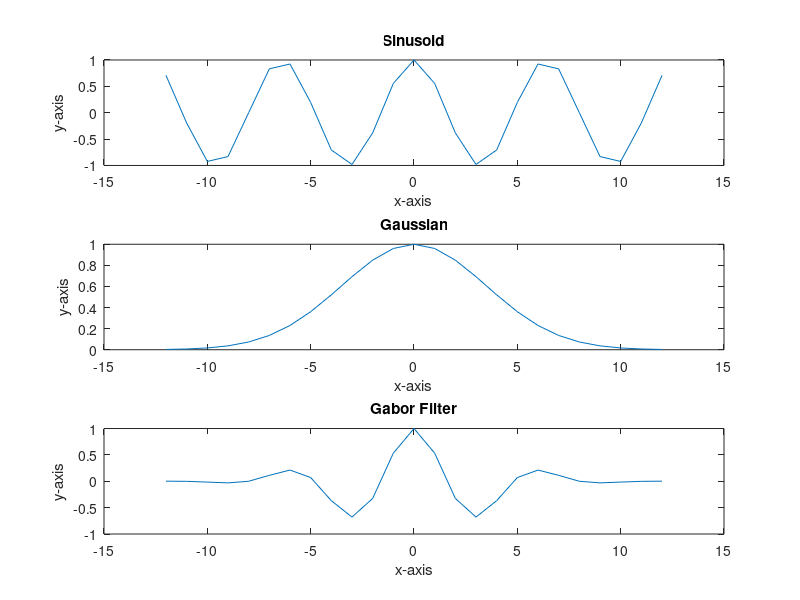

MATLAB code for this plot: (Note: this script raises an error after producing the figure.)
%% HW # 3 - Question 3 - Math Tools - Matthew DeVerna

%% Question 3: Gabor Filter.

% The response properties of neurons in the primary visual cortex (V1) are
% often described using linear filters. We'll examine a one-dimensional
% cross-section of the most common choice, known as a "Gabor filter".

%% (A) Create and Describe a One-Dimensional Gabor Filter

% Create a one-dimensional linear filter that is a product of a Gaussian
% and a sinusoid, exp((-n^2)/(2*sigma^2))cos(omega*n).

n = 25                          ; % Set samples
x = linspace(-12,12,25)         ; % Create the x-axis domain
sigma = 3.5                     ; 
omega = 2*pi*(10/64)            ;  

% Create the sinusoid
gauss = exp(-((x.^2)/(2*sigma^2)))  ;
sinusoid = cos(omega * x)           ;

% Create the gabor filter
gaborFilter = gauss.* sinusoid ;

figure ;
% Plot the sinusoid
subplot(3,1,1)
plot(x, sinusoid)
title('Sinusoid')
xlabel('x-axis')
ylabel('y-axis')

% Plot the Gaussian distribution
subplot(3,1,2)
plot(x, gauss)
title('Gaussian')
xlabel('x-axis')
ylabel('y-axis')

% Plot the Gabor Filter
subplot(3,1,3)
plot(x, gaborFilter)
title('Gabor Filter')
xlabel('x-axis')
ylabel('y-axis')
sgtitle('Building a One-D Gabor Filter: The Product of a Gaussian and a Sinusoid')

GaborFilterVisualCheck = {'Looking Good!'}

%% Plot the Fourier Transformation of this Filter

% What kind of filter is this?

Filter_Type = {'This is a bandpass filter which is most responsive to sinusoids at a'
                'frequency of ten cycles per sample. This can be seen in the max amplitude'
                'of the fourier transformed gabor filter. This comes from the sinusoid'
                'which has a k value that equals 10 (from 10/64 when creating omega).'}

            
N = 64                                          ;       
gaborFourier = abs(fft(gaborFilter,N))          ;
centered_gaborFourier = fftshift(gaborFourier)  ;
fourier_x = -N/2 : N/2-1                        ;     

figure ;
stem(fourier_x, centered_gaborFourier, 'filled', '-.')  ; % fftshift to center around zero
title('Gabor Fourier Amplitudes')                       ;
xlabel('Frequency')                                     ;
ylabel('Amplitude')                                     ;


%% Why does it have this shape? How is the shape related to the chosen parameters?

GaborShape = {'The gabor filter is the product of the sinusoid and the gaussian'
                'distribution. Having said that, the amplitudes found in the Fourier'
                'transformed Gabor plot are defined by the omega and sigma parameters'
                'above.'
                'Omega/Frequency:'
                'If you change the frequency of omega by changing: '
                '10 --to--> 15 (increasing) or 10 --to--> 5 (decreasing) you will be'
                'moving the "passing" frequencies closer together or further apart,'
                'respectively.'
                'Sigma/Gaussian Width:'
                'If you change the width of the gaussian by changing:'
                '3.5 --to--> 1 (reducing) or 3.5 --to--> 5 (increasing) you will be'
                'allowing more or less frequencies to "pass through", respectively.'
                'Specifically, reducing the gaussian width, will increase the range of'
                'frequencies allowed through; both below and above zero, moving away from'
                'the center of each passing frequency distribution. I.e. the width of '
                '"passing" distributions is increased or decreased, respectively.'
                'Additionally, a skinner gaussian will produce lower amplitudes while a'
                'fat one will produce higher amplitudues.'
                ' '
                'See the below plots for a visualization of these effects.'}

%% Plotting With Different Parameters

% Create New Parameters
skinny_gauss_sigma = 1          ;
fat_gauss_sigma = 5             ;
low_freq_omega = 2*pi*(5/64)    ;  
high_freq_omega = 2*pi*(20/64)  ; 

% ~~~~~~~~~~Low Frequency~~~~~~~~~~~%
low_freq_gauss = exp(-((x.^2)/(2*sigma^2)))                 ;
low_freq_sinusoid = cos(low_freq_omega * x)                 ;
low_freq_gaborFilter = low_freq_gauss.* low_freq_sinusoid   ;
low_freq_gaborFourier = abs(fft(low_freq_gaborFilter,64))   ;
% ~~~~~~~~~~High Frequency~~~~~~~~~%
% Create the high freq sinusoid
high_freq_gauss = exp(-((x.^2)/(2*sigma^2)))                    ;
high_freq_sinusoid = cos(high_freq_omega * x)                   ;
high_freq_gaborFilter = high_freq_gauss.* high_freq_sinusoid    ;
high_freq_gaborFourier = abs(fft(high_freq_gaborFilter,64))     ;
% ~~~~~~~~~Fat Gaussian~~~~~~~~~~~%
fat_gauss = exp(-((x.^2)/(2*fat_gauss_sigma^2)))            ;
fat_gauss_sinusoid = cos(omega * x)                         ;
fat_gauss_gaborFilter = fat_gauss.* fat_gauss_sinusoid      ;
fat_gauss_gaborFourier = abs(fft(fat_gauss_gaborFilter,64)) ;
% ~~~~~~~~~Skinny Gaussian~~~~~~~~~~~%
skinny_gauss = exp(-((x.^2)/(2*skinny_gauss_sigma^2)))              ;
skinny_gauss_sinusoid = cos(omega * x)                              ;
skinny_gauss_gaborFilter = skinny_gauss.* skinny_gauss_sinusoid     ;
skinny_gauss_gaborFourier = abs(fft(skinny_gauss_gaborFilter,64))   ;

figure ;
subplot(2,2,1) 
stem(fourier_x, low_freq_gaborFourier, 'r', 'filled')         ;
title('Low Frequency Gabor Fourier Amplitudes')     ;   
xlabel('Frequency')                                 ;
ylabel('Amplitude')                                 ;

subplot(2,2,3)
stem(fourier_x, high_freq_gaborFourier, 'r', 'filled')        ;
title('High Frequency Gabor Fourier Amplitudes')    ;
xlabel('Frequency')                                 ;
ylabel('Amplitude')                                 ;

subplot(2,2,2)
stem(fourier_x, fat_gauss_gaborFourier, 'b', 'filled')        ;
title('Fat Gaussian Gabor Fourier Amplitudes')      ;
xlabel('Frequency')                                 ;
ylabel('Amplitude')                                 ;

subplot(2,2,4)
stem(fourier_x, skinny_gauss_gaborFourier, 'b', 'filled')                         ;
title('Skinny Gaussian Gabor Fourier Amplitudes')                       ;
xlabel('Frequency')                                                     ;
ylabel('Amplitude')                                                     ;
sgtitle('Effect of Altering the Parameters of Sinusoid and Gaussian')   ;

%% (B/C) Find the Frequency that Produces the Largest Amplitudes

% To do this we will find the max value of the Fourier transformed Gabor
% filter and utilize that band frequency to create a new sinusoid by
% altering omega.

maxAmplitude = max(centered_gaborFourier) ;
high_resp_freq = fourier_x(centered_gaborFourier == maxAmplitude) ;
high_resp_freq(1) = [] ;

quarter_percent = maxAmplitude*.25 

% This gives you a value of 1.0961 - within the fourier domain, we can see
% that the closest frequency value we can get to this is at 15 and 5,
% giving us values of 1.001. We also find a period of 6.4 cycles per sample
% for frequency where k = 10.

maxAmplitudePeriod = 1/(high_resp_freq/64) 

% These are the "k" values for our new omegas created below
lowFreq = 5     ;
highFreq = 15   ;

% Create new omegas
lowFreq_omega = 2*pi*(lowFreq/64)               ;
midFreq_omega = 2*pi*(high_resp_freq/64)        ;  
highFreq_omega = 2*pi*(highFreq/64)             ;

% Pop 'em into the cosine with x
lowFreq_sinusoid = cos(lowFreq_omega * x)       ;
midFreq_sinusoid = cos(midFreq_omega * x)       ;
highFreq_sinusoid = cos(highFreq_omega * x)     ;

% Take our amplitudes
low_fourier_amps = abs(fft(conv(gaborFilter, lowFreq_sinusoid , 'same'), 64))   ;
mid_fourier_amps = abs(fft(conv(gaborFilter, midFreq_sinusoid , 'same'), 64))   ;
high_fourier_amps = abs(fft(conv(gaborFilter, highFreq_sinusoid , 'same'), 64)) ;

% Center these around the DC
centered_low = fftshift(low_fourier_amps)   ;
centered_mid = fftshift(mid_fourier_amps)   ;
centered_high = fftshift(high_fourier_amps) ;

% Plot
figure
subplot(1,3,1)
stem(fourier_x, centered_low, 'b', 'filled')    ; % Low frequency
title('25% Amplitude Response #1')              ;
xlabel('Frequency')                             ;
ylabel('Amplitude')                             ;

subplot(1,3,2)
stem(fourier_x, centered_mid, 'b', 'filled')    ; % Mid frequency
title('Largest Amplitude Response')             ;
xlabel('Frequency')                             ;
ylabel('Amplitude')                             ;

subplot(1,3,3)
stem(fourier_x, centered_high, 'b', 'filled')   ; % High frequency
title('25% Amplitude Response #2')              ;
xlabel('Frequency')                             ;
ylabel('Amplitude')                             ;

% Ratios of the low/mid/high Frequencies Passed Through the Gabor Filter

low_max_amp = max(centered_low)     ;
mid_max_amp = max(centered_mid)     ;
high_max_amp = max(centered_high)   ;

lowFreqRatio = low_max_amp/mid_max_amp
lowFreqRatio = high_max_amp/mid_max_amp

lowMidHigh_Answer = {'We can see that these are approximately close, but not perfect, because'
                    'we are utilizing a discrete function, not a continuous one.'}



